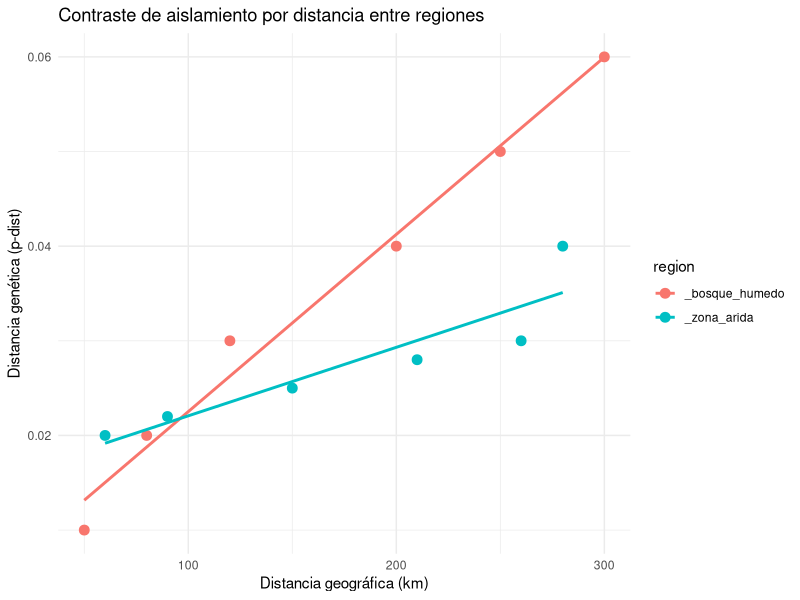

R code for this plot:
## ---- chunk 1
#| label: setup
#| echo: false

library(dplyr)
library(flextable)
library(ggplot2)
library(stringr)
library(officer)

## ---- chunk 2

datos <- data.frame(
  distancia_geo = c(50,120,300,80,250,200, 60,150,280,90,260,210),
  distancia_gen = c(0.01,0.03,0.06,0.02,0.05,0.04, 0.02,0.025,0.04,0.022,0.03,0.028),
  region = rep(c("_bosque_humedo","_zona_arida"), each = 6)
)

datos |> 
  mutate(reg_alfa = if_else(str_detect(region, "bosq"),
                            "Bosque húmedo", 
                            "Matorral xerófilo")) |> 
  select(distancia_gen,distancia_geo,reg_alfa) |> 
  flextable() |> 
  add_header_row(values = c("Distancia", ""), colwidths = c(2,1)) |> 
  set_header_labels(distancia_gen = "Genética",
                    distancia_geo = "Geográfica",
                    reg_alfa = "Región") |> 
  align(i = 1:2, part = "header", align = "center") |> 
  align(j = 3, align = "center") |> 
  border(i = 1, j = 3, part = "header", border.bottom = fp_border(color = "white", width = 2)) |> 
  width(j = 3, width = 2)

## ---- chunk 3

# Modelo con interacción
modelo <- lm(distancia_gen ~ distancia_geo * region, data=datos)
summary(modelo)

## ---- chunk 4

# Visualización
ggplot(datos, aes(x=distancia_geo, y=distancia_gen, color=region)) +
  geom_point(size=3) +
  geom_smooth(method="lm", se=FALSE) +
  labs(x="Distancia geográfica (km)", 
       y="Distancia genética (p-dist)",
       title="Contraste de aislamiento por distancia entre regiones") +
  theme_minimal()
